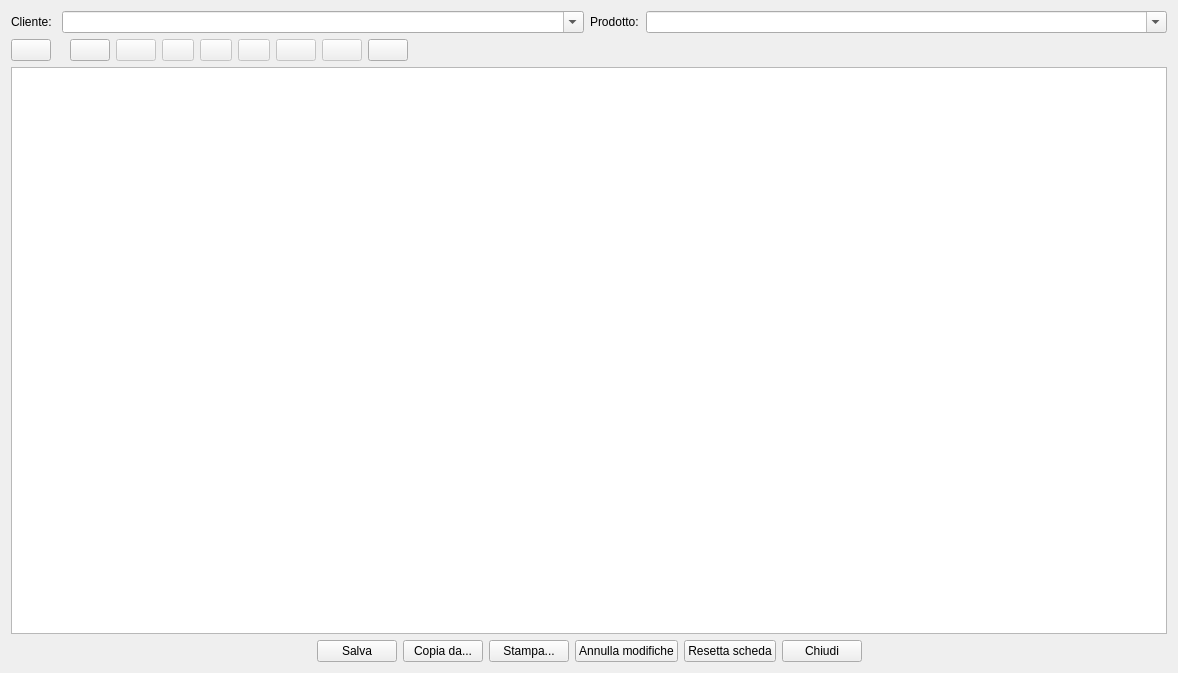
<?xml version="1.0" encoding="UTF-8"?>
<ui version="4.0">
 <class>HNSChede</class>
 <widget class="QWidget" name="HNSChede">
  <property name="windowModality">
   <enum>Qt::NonModal</enum>
  </property>
  <property name="enabled">
   <bool>true</bool>
  </property>
  <property name="geometry">
   <rect>
    <x>0</x>
    <y>0</y>
    <width>1178</width>
    <height>673</height>
   </rect>
  </property>
  <property name="baseSize">
   <size>
    <width>50</width>
    <height>0</height>
   </size>
  </property>
  <property name="contextMenuPolicy">
   <enum>Qt::CustomContextMenu</enum>
  </property>
  <property name="windowTitle">
   <string>SCHEDE CLIENTI</string>
  </property>
  <property name="windowIcon">
   <iconset resource="icons.qrc">
    <normaloff>:/Resources/Folder.PNG</normaloff>:/Resources/Folder.PNG</iconset>
  </property>
  <layout class="QVBoxLayout" name="verticalLayout">
   <item>
    <layout class="QHBoxLayout" name="horizontalLayout">
     <item>
      <widget class="QLabel" name="label">
       <property name="maximumSize">
        <size>
         <width>45</width>
         <height>16777215</height>
        </size>
       </property>
       <property name="baseSize">
        <size>
         <width>0</width>
         <height>0</height>
        </size>
       </property>
       <property name="text">
        <string>Cliente:</string>
       </property>
      </widget>
     </item>
     <item>
      <widget class="QComboBox" name="cbClienti">
       <property name="editable">
        <bool>true</bool>
       </property>
       <property name="insertPolicy">
        <enum>QComboBox::NoInsert</enum>
       </property>
      </widget>
     </item>
     <item>
      <widget class="QLabel" name="label_2">
       <property name="maximumSize">
        <size>
         <width>50</width>
         <height>16777215</height>
        </size>
       </property>
       <property name="text">
        <string>Prodotto:</string>
       </property>
      </widget>
     </item>
     <item>
      <widget class="QComboBox" name="cbProdotti">
       <property name="enabled">
        <bool>true</bool>
       </property>
       <property name="editable">
        <bool>true</bool>
       </property>
       <property name="insertPolicy">
        <enum>QComboBox::NoInsert</enum>
       </property>
      </widget>
     </item>
    </layout>
   </item>
   <item>
    <layout class="QHBoxLayout" name="horizontalLayout_3">
     <item>
      <widget class="QPushButton" name="pushButton_8">
       <property name="enabled">
        <bool>true</bool>
       </property>
       <property name="toolTip">
        <string>&lt;html&gt;&lt;head/&gt;&lt;body&gt;&lt;p&gt;modifica scheda&lt;/p&gt;&lt;/body&gt;&lt;/html&gt;</string>
       </property>
       <property name="text">
        <string/>
       </property>
       <property name="icon">
        <iconset resource="icons.qrc">
         <normaloff>:/Resources/Pencil.PNG</normaloff>:/Resources/Pencil.PNG</iconset>
       </property>
       <property name="shortcut">
        <string>Ctrl+M</string>
       </property>
       <property name="checkable">
        <bool>true</bool>
       </property>
      </widget>
     </item>
     <item>
      <widget class="QLabel" name="lblLed">
       <property name="maximumSize">
        <size>
         <width>32</width>
         <height>32</height>
        </size>
       </property>
       <property name="text">
        <string/>
       </property>
       <property name="pixmap">
        <pixmap resource="icons.qrc">:/Resources/light-bulb-icon.png</pixmap>
       </property>
       <property name="scaledContents">
        <bool>true</bool>
       </property>
      </widget>
     </item>
     <item>
      <widget class="QPushButton" name="pbInit">
       <property name="toolTip">
        <string>nuova scheda</string>
       </property>
       <property name="text">
        <string/>
       </property>
       <property name="icon">
        <iconset resource="icons.qrc">
         <normaloff>:/Resources/Plus.PNG</normaloff>:/Resources/Plus.PNG</iconset>
       </property>
      </widget>
     </item>
     <item>
      <widget class="QPushButton" name="pushButton_9">
       <property name="enabled">
        <bool>false</bool>
       </property>
       <property name="toolTip">
        <string>copia da scheda</string>
       </property>
       <property name="text">
        <string/>
       </property>
       <property name="icon">
        <iconset resource="icons.qrc">
         <normaloff>:/Resources/Sheet-Of-Paper.PNG</normaloff>:/Resources/Sheet-Of-Paper.PNG</iconset>
       </property>
      </widget>
     </item>
     <item>
      <widget class="QPushButton" name="pushButton_3">
       <property name="enabled">
        <bool>false</bool>
       </property>
       <property name="maximumSize">
        <size>
         <width>32</width>
         <height>16777215</height>
        </size>
       </property>
       <property name="toolTip">
        <string>Font</string>
       </property>
       <property name="text">
        <string/>
       </property>
       <property name="icon">
        <iconset resource="icons.qrc">
         <normaloff>:/Resources/Font64.png</normaloff>:/Resources/Font64.png</iconset>
       </property>
      </widget>
     </item>
     <item>
      <widget class="QPushButton" name="pushButton">
       <property name="enabled">
        <bool>false</bool>
       </property>
       <property name="maximumSize">
        <size>
         <width>32</width>
         <height>16777215</height>
        </size>
       </property>
       <property name="toolTip">
        <string>&lt;html&gt;&lt;head/&gt;&lt;body&gt;&lt;p&gt;Evidenzia il testo selezionato&lt;/p&gt;&lt;/body&gt;&lt;/html&gt;</string>
       </property>
       <property name="text">
        <string/>
       </property>
       <property name="icon">
        <iconset resource="icons.qrc">
         <normaloff>:/Resources/Bullhorn.PNG</normaloff>:/Resources/Bullhorn.PNG</iconset>
       </property>
      </widget>
     </item>
     <item>
      <widget class="QPushButton" name="pbBold">
       <property name="enabled">
        <bool>false</bool>
       </property>
       <property name="maximumSize">
        <size>
         <width>32</width>
         <height>16777215</height>
        </size>
       </property>
       <property name="toolTip">
        <string>Grassetto</string>
       </property>
       <property name="text">
        <string/>
       </property>
       <property name="icon">
        <iconset resource="icons.qrc">
         <normaloff>:/Resources/Text-bold64.png</normaloff>:/Resources/Text-bold64.png</iconset>
       </property>
      </widget>
     </item>
     <item>
      <widget class="QPushButton" name="pushButton_5">
       <property name="enabled">
        <bool>false</bool>
       </property>
       <property name="toolTip">
        <string>Aggiungi immagine</string>
       </property>
       <property name="text">
        <string/>
       </property>
       <property name="icon">
        <iconset resource="icons.qrc">
         <normaloff>:/Resources/addimage.png</normaloff>:/Resources/addimage.png</iconset>
       </property>
       <property name="shortcut">
        <string>Ctrl+I</string>
       </property>
      </widget>
     </item>
     <item>
      <widget class="QPushButton" name="pushButton_6">
       <property name="enabled">
        <bool>false</bool>
       </property>
       <property name="toolTip">
        <string>Modifica immagine</string>
       </property>
       <property name="text">
        <string/>
       </property>
       <property name="icon">
        <iconset resource="icons.qrc">
         <normaloff>:/Resources/Right-align64.png</normaloff>:/Resources/Right-align64.png</iconset>
       </property>
       <property name="shortcut">
        <string>Ctrl+Alt+I</string>
       </property>
      </widget>
     </item>
     <item>
      <widget class="QPushButton" name="pushButton_4">
       <property name="toolTip">
        <string>Stampa</string>
       </property>
       <property name="text">
        <string/>
       </property>
       <property name="icon">
        <iconset resource="icons.qrc">
         <normaloff>:/Resources/print-icon.png</normaloff>:/Resources/print-icon.png</iconset>
       </property>
       <property name="shortcut">
        <string>Ctrl+Alt+P</string>
       </property>
      </widget>
     </item>
     <item>
      <spacer name="horizontalSpacer">
       <property name="orientation">
        <enum>Qt::Horizontal</enum>
       </property>
       <property name="sizeHint" stdset="0">
        <size>
         <width>40</width>
         <height>20</height>
        </size>
       </property>
      </spacer>
     </item>
    </layout>
   </item>
   <item>
    <widget class="QTextEdit" name="textEdit">
     <property name="enabled">
      <bool>true</bool>
     </property>
     <property name="font">
      <font>
       <pointsize>10</pointsize>
      </font>
     </property>
     <property name="contextMenuPolicy">
      <enum>Qt::ActionsContextMenu</enum>
     </property>
     <property name="autoFormatting">
      <set>QTextEdit::AutoNone</set>
     </property>
     <property name="readOnly">
      <bool>true</bool>
     </property>
     <property name="placeholderText">
      <string/>
     </property>
    </widget>
   </item>
   <item>
    <layout class="QHBoxLayout" name="horizontalLayout_2">
     <item>
      <spacer name="horizontalSpacer_2">
       <property name="orientation">
        <enum>Qt::Horizontal</enum>
       </property>
       <property name="sizeHint" stdset="0">
        <size>
         <width>40</width>
         <height>20</height>
        </size>
       </property>
      </spacer>
     </item>
     <item>
      <widget class="QPushButton" name="pbsave">
       <property name="text">
        <string>Salva</string>
       </property>
       <property name="icon">
        <iconset resource="icons.qrc">
         <normaloff>:/Resources/save-icon.png</normaloff>:/Resources/save-icon.png</iconset>
       </property>
       <property name="iconSize">
        <size>
         <width>32</width>
         <height>32</height>
        </size>
       </property>
      </widget>
     </item>
     <item>
      <widget class="QPushButton" name="pbCopy">
       <property name="text">
        <string>Copia da...</string>
       </property>
       <property name="icon">
        <iconset resource="icons.qrc">
         <normaloff>:/Resources/Sheet-Of-Paper.PNG</normaloff>:/Resources/Sheet-Of-Paper.PNG</iconset>
       </property>
       <property name="iconSize">
        <size>
         <width>32</width>
         <height>32</height>
        </size>
       </property>
      </widget>
     </item>
     <item>
      <widget class="QPushButton" name="pushButton_2">
       <property name="text">
        <string>Stampa...</string>
       </property>
       <property name="icon">
        <iconset resource="icons.qrc">
         <normaloff>:/Resources/Printer-icon.png</normaloff>:/Resources/Printer-icon.png</iconset>
       </property>
       <property name="iconSize">
        <size>
         <width>32</width>
         <height>32</height>
        </size>
       </property>
      </widget>
     </item>
     <item>
      <widget class="QPushButton" name="pushButton_7">
       <property name="text">
        <string>Annulla modifiche</string>
       </property>
       <property name="icon">
        <iconset resource="icons.qrc">
         <normaloff>:/Resources/Clockwise-arrow64.png</normaloff>:/Resources/Clockwise-arrow64.png</iconset>
       </property>
       <property name="iconSize">
        <size>
         <width>32</width>
         <height>32</height>
        </size>
       </property>
      </widget>
     </item>
     <item>
      <widget class="QPushButton" name="pbReset">
       <property name="text">
        <string>Resetta scheda</string>
       </property>
       <property name="icon">
        <iconset resource="icons.qrc">
         <normaloff>:/Resources/Arrow-turn-left64.png</normaloff>:/Resources/Arrow-turn-left64.png</iconset>
       </property>
       <property name="iconSize">
        <size>
         <width>32</width>
         <height>32</height>
        </size>
       </property>
      </widget>
     </item>
     <item>
      <widget class="QPushButton" name="pbClose">
       <property name="text">
        <string>Chiudi</string>
       </property>
       <property name="icon">
        <iconset resource="icons.qrc">
         <normaloff>:/Resources/Actions-window-close-icon.png</normaloff>:/Resources/Actions-window-close-icon.png</iconset>
       </property>
       <property name="iconSize">
        <size>
         <width>32</width>
         <height>32</height>
        </size>
       </property>
      </widget>
     </item>
     <item>
      <spacer name="horizontalSpacer_3">
       <property name="orientation">
        <enum>Qt::Horizontal</enum>
       </property>
       <property name="sizeHint" stdset="0">
        <size>
         <width>40</width>
         <height>20</height>
        </size>
       </property>
      </spacer>
     </item>
    </layout>
   </item>
  </layout>
 </widget>
 <resources>
  <include location="icons.qrc"/>
 </resources>
 <connections/>
</ui>
